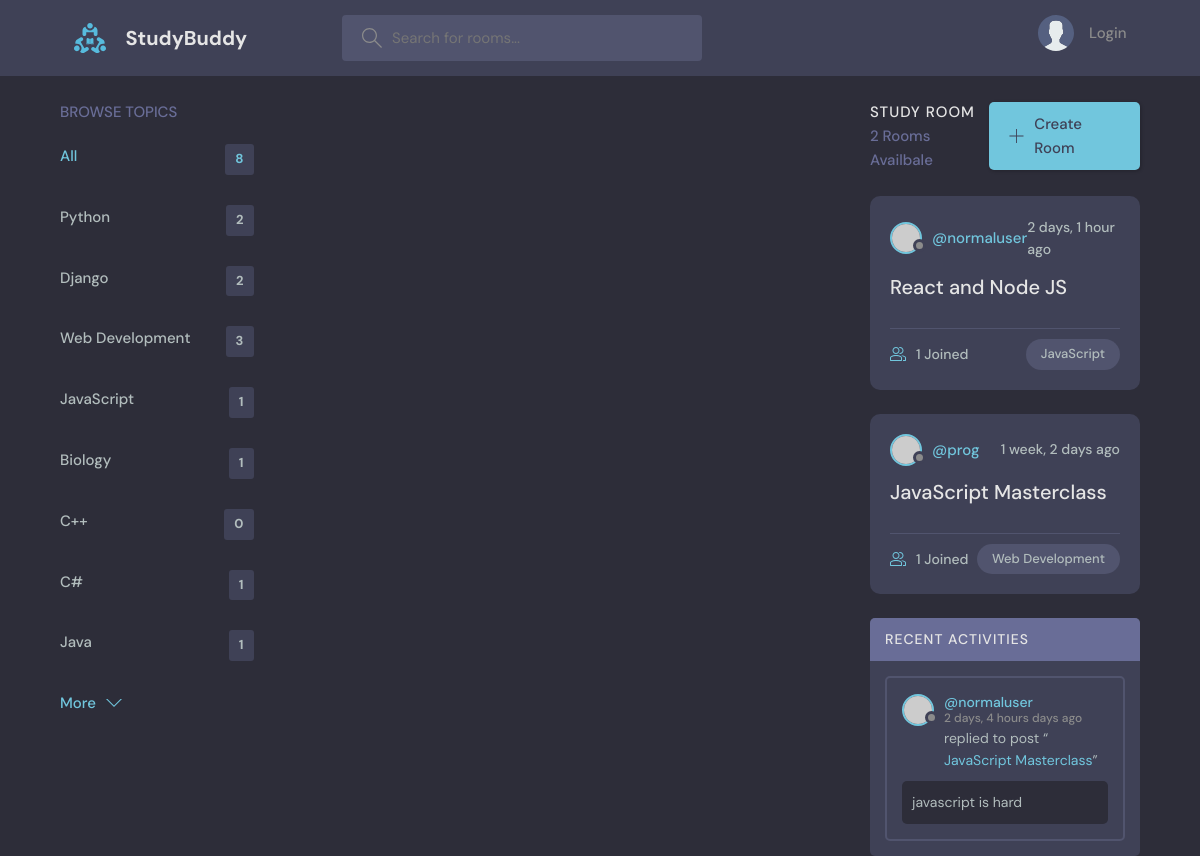
Screenshot of /?q=JavaScript with the database file from the repository.
### base/models.py (models this page shows, shortened)
class Topic(models.Model):
    name = models.CharField(max_length=200)

class Room(models.Model):
    host = models.ForeignKey(User, on_delete=models.SET_NULL, null=True)
    topic = models.ForeignKey(Topic, on_delete=models.SET_NULL, null=True)
    name = models.CharField(max_length=200)
    description = models.TextField(null=True, blank=True)
    participants = models.ManyToManyField(User, related_name='participants', blank=True)
    updated = models.DateTimeField(auto_now=True)
    created = models.DateTimeField(auto_now_add=True)
    class Meta:
        ordering = ['-updated', '-created']
    def __str__(self):
        return self.name

class Message(models.Model):
    user = models.ForeignKey(User, on_delete=models.CASCADE)
    room = models.ForeignKey(Room, on_delete=models.CASCADE)
    body = models.TextField()
    updated = models.DateTimeField(auto_now=True)
    created = models.DateTimeField(auto_now_add=True)
    class Meta:
        ordering = ['-updated', '-created']

### base/views.py (the view)
# urls.py: path('', views.home, name="home"),
def home(request):
    q = request.GET.get('q') if request.GET.get('q') != None else ''
    rooms = Room.objects.filter(
        Q(topic__name__icontains=q) |
        Q(name__icontains=q) |
        Q(description__icontains=q)
        )
    topics = Topic.objects.all()
    room_count = rooms.count()
    room_messages = Message.objects.filter(Q(room__name__icontains=q))
    context = {'rooms':rooms, 'topics': topics, 'room_count':room_count, 'room_messages': room_messages}
    return render(request, 'base/home.html', context)

### base/templates/base/home.html (shortened to what this page needs)
{% extends 'main.html' %}
  {% block content %}
    <main class="layout layout--3">
      <div class="container">
        {% include 'base/topics_component.html' %}
        <div class="roomList">
          <div class="roomList__header">
            <div>
              <h2>Study Room</h2>
              <p>{{room_count}} Rooms Availbale</p>
            </div>
            <a class="btn btn--main" href="{% url 'create-room' %}">
              <svg version="1.1" xmlns="http://www.w3.org/2000/svg" width="32" height="32" viewBox="0 0 32 32">
                <title>add</title>
                <path
                  d="M16.943 0.943h-1.885v14.115h-14.115v1.885h14.115v14.115h1.885v-14.115h14.115v-1.885h-14.115v-14.115z"
                ></path>
              </svg>
              Create Room
            </a>
          </div>
          {% include 'base/feed_component.html' %}
        {% include 'base/activity_component.html' %}
      </div>
    </main>
    {% endblock %}

### base/templates/base/topics_component.html
<div class="topics">
    <div class="topics__header">
      <h2>Browse Topics</h2>
    </div>
    <ul class="topics__list">
      <li>
        <a href="{% url 'home' %}" class="active">All <span>{{topics.count}}</span></a>
      </li>
      {% for topic in topics %}
      <li>
        <a href="{% url 'home' %}?q={{topic.name}}">{{topic.name}}<span>{{topic.room_set.all.count}}</span></a>
      </li>
      {% endfor %}
    </ul>
    <a class="btn btn--link" href="topics.html">
      More
      <svg version="1.1" xmlns="http://www.w3.org/2000/svg" width="32" height="32" viewBox="0 0 32 32">
        <title>chevron-down</title>
        <path d="M16 21l-13-13h-3l16 16 16-16h-3l-13 13z"></path>
      </svg>
    </a>
  </div>

### base/templates/base/feed_component.html (shortened to what this page needs)
{% for room in rooms %}
<div class="roomListRoom">
    <div class="roomListRoom__header">
      <a href="{% url 'user-profile' room.host.id %}" class="roomListRoom__author">
        <div class="avatar avatar--small">
          <img src="https://randomuser.me/api/portraits/women/11.jpg" />
        </div>
        <span>@{{room.host.username}}</span>
      </a>
      <div class="roomListRoom__actions">
        <span>{{room.created|timesince}} ago</span>
      </div>
    </div>
    <div class="roomListRoom__content">
      <a href="{% url 'room' room.id %}">{{room.name}}</a>
    </div>
    <div class="roomListRoom__meta">
      <a href="{% url 'room' room.id %}" class="roomListRoom__joined">
        {{room.participants.all.count}} Joined
      </a>
      <p class="roomListRoom__topic">{{room.topic.name}}</p>
    </div>
  </div>
<div>
{% endfor %}

### base/templates/base/activity_component.html (shortened to what this page needs)
<div class="activities">
    <div class="activities__header">
      <h2>Recent Activities</h2>
    </div>
    {% for message in room_messages %}
    <div class="activities__box">
      <div class="activities__boxHeader roomListRoom__header">
        <a href="{% url 'user-profile' message.user.id %}l" class="roomListRoom__author">
          <div class="avatar avatar--small">
            <img src="https://randomuser.me/api/portraits/women/11.jpg" />
          </div>
          <p>
            @{{message.user}}
            <span>{{message.created|timesince}} days ago</span>
          </p>
        </a>
      </div>
      <div class="activities__boxContent">
        <p>replied to post “<a href="{% url 'room' message.room.id %}">{{message.room}}</a>”</p>
        <div class="activities__boxRoomContent">
        {{message.body}}
        </div>
      </div>
      {% endfor %}
    </div>
  </div>

### rows the page displays
Topic: name "Python", room_set.all.count "2"
Topic: name "Django", room_set.all.count "2"
Topic: name "Web Development", room_set.all.count "3"
Topic: name "JavaScript", room_set.all.count "1"
Topic: name "Biology", room_set.all.count "1"
Topic: name "C++", room_set.all.count "0"
Topic: name "C#", room_set.all.count "1"
Topic: name "Java", room_set.all.count "1"
Room: host.username "normaluser", created "2 days, 1 hour", name "React and Node JS", participants.all.count "1", topic.name "JavaScript"
Room: host.username "prog", created "1 week, 2 days", name "JavaScript Masterclass", participants.all.count "1", topic.name "Web Development"
Message: user "normaluser", created "2 days, 4 hours", room "JavaScript Masterclass", body "javascript is hard"

### other values shown
{{ topics.count }} "8"
{{ room_count }} "2"
